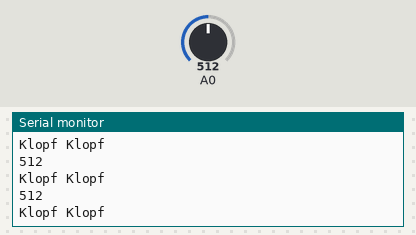
A sketch run on a simulated Arduino Uno, built with avr-gcc and run on an emulated ATmega328P. On the bench: the last lines printed to the serial monitor. The inputs (shaded band) are chosen by the test bench; at power-on: A0 = 512.

Above: at 1.2 s.
1.3 s: A0 set to 983
At 1.8 s:
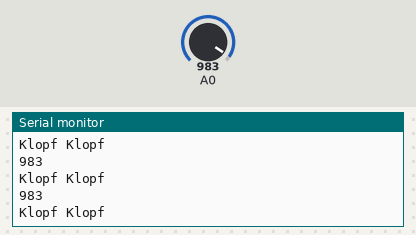
2.8 s: A0 set to 1009
At 3.7 s:
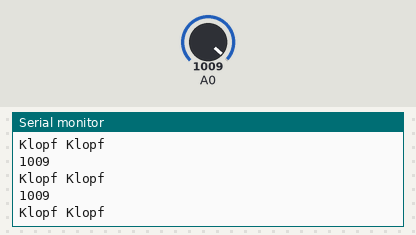
Timing chart, 0 to 5.8 s (numbered marks = the images above; inputs shaded):
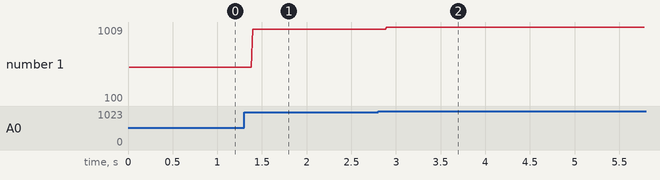

Measured:
- after the input at 1.3 s, the serial monitor: prints a new line after 0.10 s (image 1)
- after the input at 2.8 s, the serial monitor: prints a new line after 0.10 s (image 2)
- plotted number 1: 512 → 983 after the input at 1.3 s, 983 → 100 after the input at 2.8 s

The sketch:

sketch_mar25a.ino
```cpp
// these constants won't change
int wert = 0;

void setup() {
  Serial.begin(9600);
}

void loop() {
  wert = analogRead(A0);
  // Serial.println(wert);
  if (wert >= 1) {
    Serial.println("Klopf Klopf");
    Serial.println(wert);
  }
}
```
